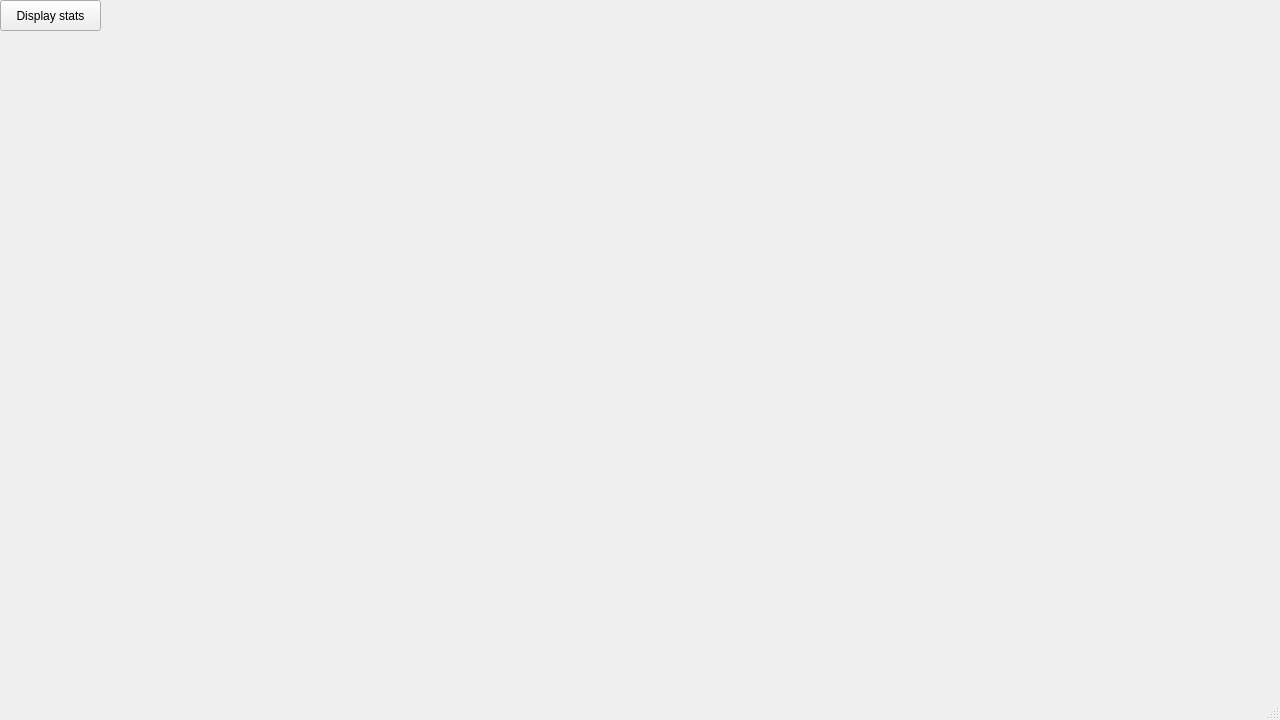
<?xml version="1.0" encoding="UTF-8"?>
<ui version="4.0">
 <class>stats</class>
 <widget class="QMainWindow" name="stats">
  <property name="geometry">
   <rect>
    <x>0</x>
    <y>0</y>
    <width>1280</width>
    <height>720</height>
   </rect>
  </property>
  <property name="minimumSize">
   <size>
    <width>1280</width>
    <height>720</height>
   </size>
  </property>
  <property name="maximumSize">
   <size>
    <width>1280</width>
    <height>720</height>
   </size>
  </property>
  <property name="baseSize">
   <size>
    <width>1280</width>
    <height>720</height>
   </size>
  </property>
  <property name="windowTitle">
   <string>MED++</string>
  </property>
  <widget class="QWidget" name="centralwidget">
   <widget class="QPushButton" name="pushButton">
    <property name="geometry">
     <rect>
      <x>0</x>
      <y>0</y>
      <width>101</width>
      <height>31</height>
     </rect>
    </property>
    <property name="text">
     <string>Display stats</string>
    </property>
   </widget>
  </widget>
  <widget class="QMenuBar" name="menubar">
   <property name="geometry">
    <rect>
     <x>0</x>
     <y>0</y>
     <width>1280</width>
     <height>21</height>
    </rect>
   </property>
  </widget>
  <widget class="QStatusBar" name="statusbar"/>
 </widget>
 <resources/>
 <connections/>
</ui>
